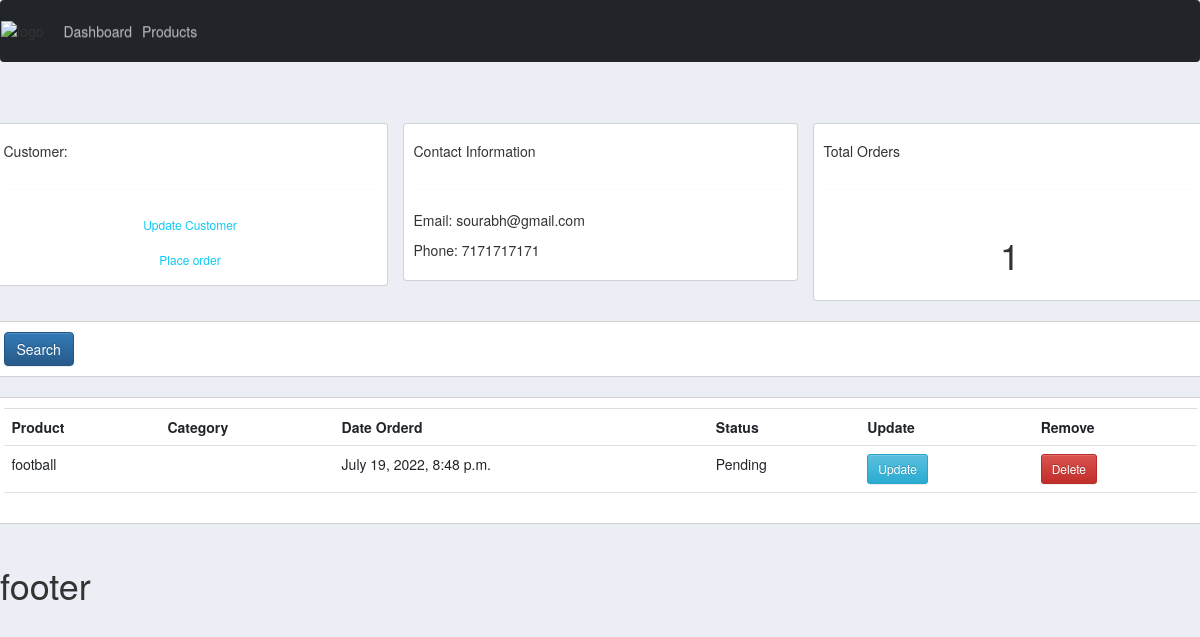
The app's page /customer/1/ with its own data.
### accounts/models.py (models this page shows, shortened)
class Customer(models.Model):
    name = models.CharField(max_length=200, null=True)
    phone  = models.CharField(max_length=200, null=True)
    email = models.CharField(max_length=200, null=True)
    date_created = models.DateTimeField(auto_now_add=True, null =True)

class Order(models.Model):
    STATUS=(
        ('Pending','Pending'),
        ('Out for delivery', 'Out for delivery'),
        ('Delivered','Delivered'),
        )
    customer = models.ForeignKey(Customer, null=True, on_delete=models.SET_NULL)
    product = models.ForeignKey(Product, null=True, on_delete=models.SET_NULL)
    date_created = models.DateTimeField(auto_now_add=True, null =True)
    status = models.CharField(max_length=200, null=True, choices=STATUS)

class Product(models.Model):
    CATAGORY =(
        ('Indoor','Indoor'),
        ('Outdoor','Outdoor'),
    )
    name = models.CharField(max_length=200, null=True)
    price = models.FloatField(null=True)
    category = models.CharField(max_length=200, null=True,choices=CATAGORY)
    description = models.CharField(max_length=200, null=True, blank=True)
    date_created = models.DateTimeField(auto_now_add=True, null =True)
    tags= models.ManyToManyField(Tag)
    def __str__(self):
        return self.name

### accounts/views.py (the view)
# urls.py: path('customer/<str:pk_test>/',views.customer, name='customer'),
def customer(request,pk_test):
    customer = Customer.objects.get(id=pk_test)
    orders= customer.order_set.all()
    context ={'customer':customer,
    'orders':orders,
    }
    return render(request,'accounts/customer.html',context)

### accounts/templates/accounts/customer.html
{% extends 'accounts/main.html'%}
{% block content%}
<br>
<div class="row">
	<div class="col-md">
		<div class="card card-body">
			<h5>Customer:</h5>
			<hr>
			<a class="btn btn-outline-info  btn-sm btn-block" href="">Update Customer</a>
			<a class="btn btn-outline-info  btn-sm btn-block" href="{% url 'create_order' customer.id %}">Place order</a>
		</div>
	</div>
	<div class="col-md">
		<div class="card card-body">
			<h5>Contact Information</h5>
			<hr>
			<p>Email: {{customer.email}}</p>
			<p>Phone: {{customer.phone}} </p>
		</div>
	</div>
	<div class="col-md">
		<div class="card card-body">
			<h5>Total Orders</h5>
			<hr>
			<h1 style="text-align: center;padding: 5px">{{orders.count}}</h1>
		</div>
	</div>
</div>
<br>
<div class="row">
	<div class="col">
		<div class="card card-body">
			<form method="get">
		    <button class="btn btn-primary" type="submit">Search</button>
		  </form>
		</div>
	</div>
</div>
<br>
<div class="row">
	<div class="col-md">
		<div class="card card-body">
			<table class="table table-sm">
				<tr>
					<th>Product</th>
					<th>Category</th>
					<th>Date Orderd</th>
					<th>Status</th>
					<th>Update</th>
					<th>Remove</th>
				</tr>
				{% for order in orders %}
					<tr>
						<td>{{order.product}}</td>
						<td>{{order.category}}</td>
						<td>{{order.date_created}}</td>
						<td>{{order.status}}</td>
						<td><a class="btn btn-sm btn-info" href="{% url 'update_order' order.id %}">Update</a></td>
						<td><a class="btn btn-sm btn-danger" href="{% url 'delete_order' order.id %}">Delete</a></td>
					</tr>
				{% endfor %}
			</table>
		</div>
	</div>
</div>
{% endblock %}

### static/css/main.css (style rules this page uses)
body { background-color: #ebeff5; }

### records on screen
Customer: email "sourabh@gmail.com", phone "7171717171", count "1"
Order: product "football", date_created "July 19, 2022, 8:48 p.m.", status "Pending"
